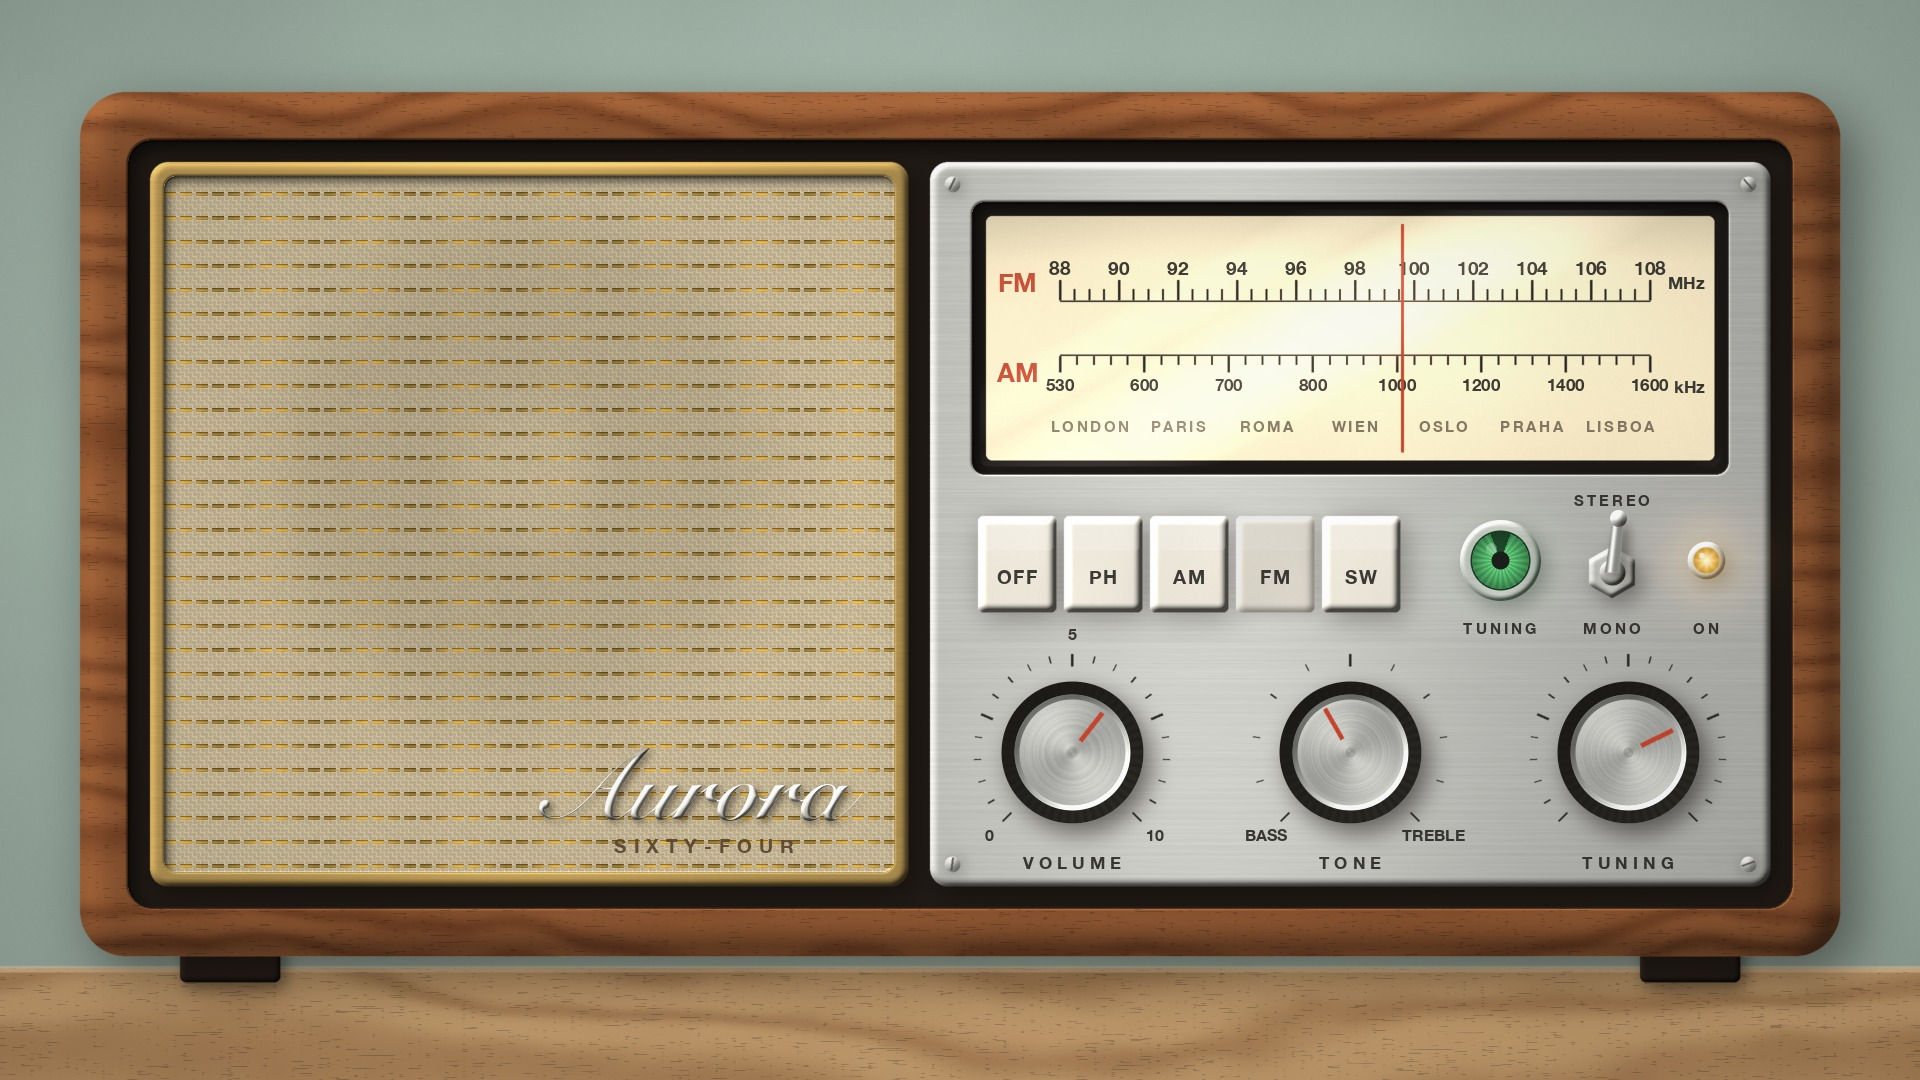

The script that saved this image:
"""Example (vintage industrial panel): Aurora 64 / 六十年代收音机 — the front of a 1960s tabletop radio:
teak cabinet, woven grille cloth with lurex threads and a chrome script badge, a backlit FM/AM dial behind
glass with a red needle, piano-key band buttons, a green magic-eye tuning tube, a toggle switch, a jewel
lamp, three machined knobs with printed scales, slotted screws. No image model.
python3 panel_radio.py [out.png] [--stages DIR]
"""
import os, sys
sys.path.insert(0, os.path.join(os.path.dirname(os.path.abspath(__file__)), '..', 'lib'))
import numpy as np
from panel import Panel
from core import blur

out = sys.argv[1] if len(sys.argv) > 1 and not sys.argv[1].startswith('--') else 'panel_radio.png'
stages = sys.argv[sys.argv.index('--stages') + 1] if '--stages' in sys.argv else None

p = Panel(1920, 1080, seed=64)
W, H = p.W, p.H
INK, RED, CREAM = '#2b2a27', '#c8452e', '#f3e5c2'

# ---- wall, sideboard, teak cabinet
p.background('#a9bcb0', 'painted')
p.img *= (0.9 + 0.16 * np.exp(-(((p.XX - 960) / 900) ** 2 + ((p.YY - 380) / 600) ** 2)))[..., None]   # soft room light
top = p.rrect(-20, 968, W + 20, H + 40, 0)
p.surface(top, 'wood', '#c79d6c', height=0, dark='#8d6440', light='#e0bd8c', ring_scale=0.05)
p.paint(p.rrect(-20, 966, W + 20, 972, 0), '#f0d9b4', 0.5)
for fx in (230, 1690):
    p.surface(p.rrect(fx - 50, 930, fx + 50, 982, 6), 'painted', '#2a211b', height=4, shadow=0.5)
cab = p.rrect(80, 92, 1840, 956, 46)
p.drop_shadow(cab, dist=26, soft=26, strength=0.5)
p.surface(cab, 'wood', '#8a5230', height=16, soft=14)
p.recess(p.rrect(128, 140, 1792, 908, 24), 'painted', '#221c17', depth=10)
p.stage('cabinet')

# ---- speaker: brass trim, recessed grille cloth, chrome script badge
p.surface(p.rrect(150, 162, 908, 886, 18), 'brushed', '#c9a55c', height=6, soft=3, shadow=0.4)
cloth = p.rrect(164, 176, 894, 872, 12)
p.recess(cloth, 'fabric', '#d6c6a3', depth=6, pitch=4.0, lurex='#c89e45', lurex_every=6)
cone = blur(p.circle(529, 470, 250), 40) - 0.55 * blur(p.circle(529, 470, 70), 20)   # the speaker behind the thin cloth
p.img *= (1 - 0.1 * cone * cloth)[..., None]
p.badge('Aurora', 700, 790, 96, 'script', '#e2dfd6')
p.text('SIXTY-FOUR', 704, 846, 19, '#5a4630', 'sans_bold', spacing=7)
p.stage('grille')

# ---- control panel: brushed aluminium plate, backlit dial behind glass
p.surface(p.rrect(930, 162, 1770, 886, 18), 'brushed', '#cfcfca', height=6, soft=3, shadow=0.4, band=0.35)
DX0, DY0, DX1, DY1 = 972, 202, 1728, 474
p.recess(p.rrect(DX0, DY0, DX1, DY1, 12), 'painted', '#1d1a17', depth=8)
face = p.rrect(DX0 + 14, DY0 + 14, DX1 - 14, DY1 - 14, 6)
p.surface(face, 'painted', CREAM, height=0)
p.img *= (1 + 0.12 * face * np.exp(-(((p.XX - 1350) / 420) ** 2 + ((p.YY - 330) / 160) ** 2)) - 0.1 * face * (p.YY < DY0 + 60) * (1 - (p.YY - DY0 - 14) / 46))[..., None]
X0, X1 = 1060, 1650
p.text('FM', 1018, 282, 26, RED, 'sans_bold')
p.scale_linear(X0, X1, 300, 41, major=4, length=20, colour=INK, labels=[str(v) for v in range(88, 110, 2)], size=19, label_gap=12)
p.text('MHz', 1686, 282, 17, INK, 'sans_bold')
p.paint(p.line_mask([(X0, 301), (X1, 301)], 1.6), INK)
p.text('AM', 1018, 372, 26, RED, 'sans_bold')
p.scale_linear(X0, X1, 356, 36, major=5, length=16, colour=INK, labels=['530', '600', '700', '800', '1000', '1200', '1400', '1600'], size=17, up=False, label_gap=12)
p.paint(p.line_mask([(X0, 355), (X1, 355)], 1.6), INK)
p.text('kHz', 1690, 386, 17, INK, 'sans_bold')
for i, city in enumerate(['LONDON', 'PARIS', 'ROMA', 'WIEN', 'OSLO', 'PRAHA', 'LISBOA']):
    p.text(city, X0 + 30 + i * (X1 - X0 - 60) / 6, 426, 15, '#7a6f5e', 'sans_bold', spacing=2.5)
NX = 1402
p.glow(NX, 330, 26, '#ff6a3d', 0.25)
p.paint(p.line_mask([(NX, DY0 + 22), (NX, DY1 - 22)], 3.2), RED)
p.glass(p.rrect(DX0 + 8, DY0 + 8, DX1 - 8, DY1 - 8, 8), streak=0.1)
p.stage('dial')

# ---- piano keys, magic eye, toggle switch, jewel lamp
labels = ['OFF', 'PH', 'AM', 'FM', 'SW']
for i, lab in enumerate(labels):
    x0 = 978 + i * 86
    p.button(x0, 516, x0 + 78, 612, '#efe9dc', pressed=(lab == 'FM'), label=lab, size=19)
p.magic_eye(1500, 560, 30, tuned=0.82)
p.text('TUNING', 1500, 628, 15, INK, 'sans_bold', spacing=3)
p.toggle(1612, 572, up=True, length=54)
p.text('STEREO', 1612, 500, 15, INK, 'sans_bold', spacing=3)
p.text('MONO', 1612, 628, 15, INK, 'sans_bold', spacing=3)
p.lamp(1706, 560, 13, '#ffae3b', on=True)
p.text('ON', 1706, 628, 15, INK, 'sans_bold', spacing=3)
p.stage('controls')

# ---- three knobs with printed scales, legends, screws
for (kx, lab, ang, labs) in [(1072, 'VOLUME', 38, ['0', '5', '10']), (1350, 'TONE', -30, ['BASS', 'TREBLE']), (1628, 'TUNING', 64, None)]:
    ky = 752
    p.scale_arc(kx, ky, 86, 98, -135, 135, 21 if labs != ['BASS', 'TREBLE'] else 11, 5, INK, labels=labs, label_r=118, size=16, width=1.8)
    p.knob(kx, ky, 58, angle=ang, face='#d6d6d1', skirt='#24221e', indicator=RED, skirt_w=13)
    p.text(lab, kx, 862, 17, INK, 'sans_bold', spacing=5)
for (sx, sy) in [(952, 184), (1748, 184), (952, 864), (1748, 864)]:
    p.screw(sx, sy, 8)

p.save(out, stages_dir=stages)
print('saved', out)
